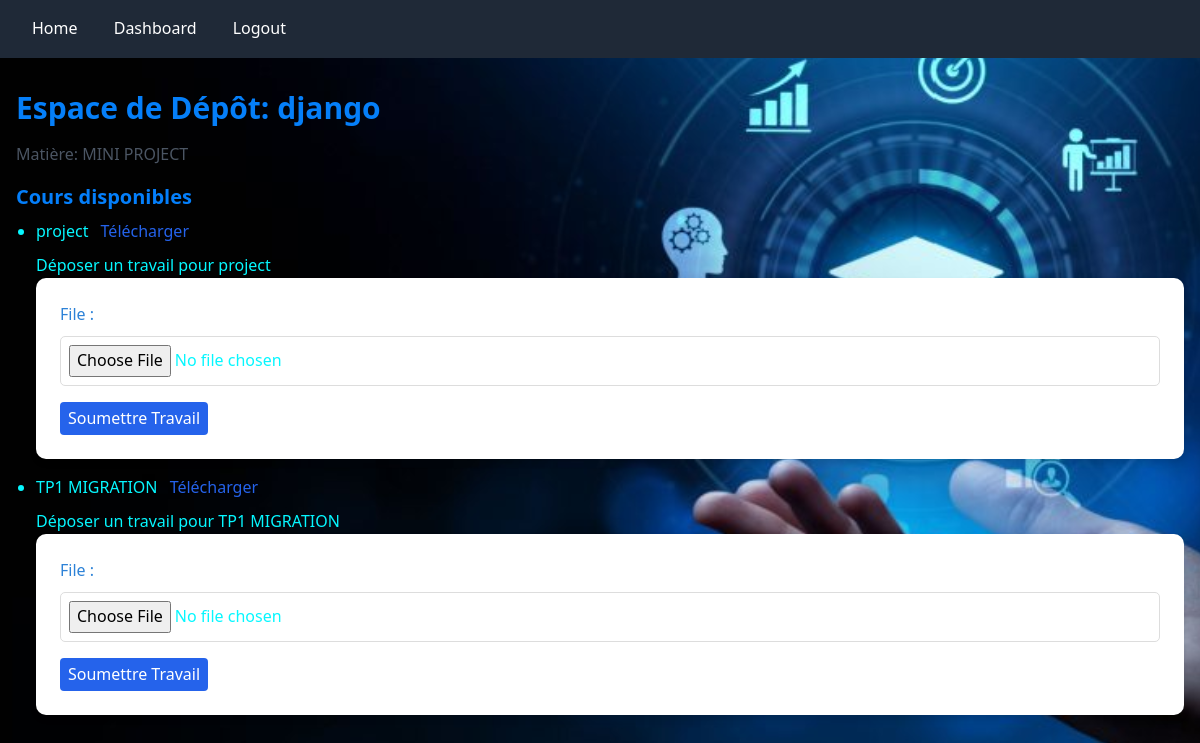
Page /espace/1/ (signed in) on the committed database.
### core/models.py (models this page shows, shortened)
class EspaceDepot(models.Model):
    nom = models.CharField(max_length=200)
    matiere = models.ForeignKey(Course, on_delete=models.CASCADE, related_name='espaces_depot', null=True, blank=True)

class Course(models.Model):
    title = models.CharField(max_length=200)
    teacher = models.ForeignKey(User, on_delete=models.CASCADE)
    file = models.FileField(upload_to='courses/', blank=True, null=True)
    espace_depot = models.ForeignKey('EspaceDepot', on_delete=models.SET_NULL,
                                     null=True, blank=True)  # Use string reference

### core/views.py (the view)
# urls.py: path('espace/<int:espace_id>/', views.espace_detail, name='espace_detail'),
@login_required
def espace_detail(request, espace_id):
    if request.user.user_type != 'student':
        messages.error(request, "Accès réservé aux étudiants.")
        return redirect('home')
    espace = get_object_or_404(EspaceDepot, id=espace_id)
    courses = Course.objects.filter(espace_depot=espace)
    if request.method == 'POST':
        course_id = request.POST.get('course_id')
        if course_id:
            course = get_object_or_404(Course, id=course_id)
            form = SubmissionForm(request.POST, request.FILES)
            if form.is_valid():
                submission = form.save(commit=False)
                submission.student = request.user
                submission.course = course  # Link to course instead of assignment
                submission.save()
                messages.success(request, "Travail soumis avec succès.")
                return redirect('espace_detail', espace_id=espace.id)
    else:
        form = SubmissionForm()
    submissions = Submission.objects.filter(course__espace_depot=espace)  # Fetch submissions by course
    return render(request, 'core/espace_detail.html', {
        'espace': espace,
        'courses': courses,
        'form': form,
        'submissions': submissions
    })

### core/forms.py
class SubmissionForm(forms.ModelForm):
    class Meta:
        model = Submission
        fields = ['file']

### templates/core/espace_detail.html (shortened to what this page needs)
{% extends 'base.html' %}
{% block content %}
<div class="container mx-auto p-4">
    <h1 class="text-3xl font-bold mb-4">Espace de Dépôt: {{ espace.nom }}</h1>
    <p class="text-gray-600 mb-4">
        Matière: {% if espace.matiere %}{{ espace.matiere.title }}{% else %}Non spécifiée{% endif %}
    </p>
    {% if courses %}
        <h2 class="text-xl font-semibold mb-2">Cours disponibles</h2>
        <ul class="list-disc pl-5 mb-4">
            {% for course in courses %}
                <li class="mb-4">
                    <div class="mb-2">
                        {{ course.title }}
                        {% if course.file %}
                            <a href="{% url 'download_course' course.id %}" class="text-blue-600 hover:underline ml-2">Télécharger</a>
                        {% endif %}
                    </div>
                    <div class="mt-2">
                        <h4 class="font-medium">Déposer un travail pour {{ course.title }}</h4>
                        <form method="post" action="" enctype="multipart/form-data" class="mb-2">
                            {{ form.as_p }}
                            <button type="submit" class="bg-blue-600 text-white px-2 py-1 rounded hover:bg-blue-700">Soumettre Travail</button>
                        </form>
                    </div>
                </li>
            {% endfor %}
        </ul>
    {% else %}
        <p>Aucun cours disponible dans cet espace pour le moment.</p>
    {% endif %}
</div>
{% endblock %}

### static/css/styles.css (style rules this page uses)
* { margin: 0; padding: 0; box-sizing: border-box; }
body { font-family: 'Segoe UI', Tahoma, Geneva, Verdana, sans-serif; background-color: #f4f7fa; color: rgb(6, 247, 255); line-height: 1.6; }
.container { max-width: 1200px; margin: 2rem auto; padding: 0 1rem; }
h1 { color: #057ff9; font-size: 2.5rem; margin-bottom: 1.5rem; }
h2 { color: #047ffb; font-size: 1.8rem; margin-bottom: 1rem; }
a { color: #3498db; text-decoration: none; transition: color 0.2s; }
form { background-color: white; padding: 1.5rem; border-radius: 10px; box-shadow: 0 4px 6px rgba(0, 0, 0, 0.1); margin-bottom: 2rem; }
form label { display: block; margin-bottom: 0.5rem; color: #2d82d7; }
form input, form select, form textarea { width: 100%; padding: 0.5rem; margin-bottom: 1rem; border: 1px solid #ddd; border-radius: 5px; font-size: 1rem; }

### rows in the picture
EspaceDepot: nom "django", matiere "MINI PROJECT"
Course: title "project", shows "Télécharger"
Course: title "TP1 MIGRATION", shows "Télécharger"
